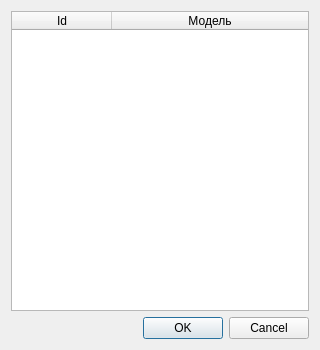
<?xml version="1.0" encoding="UTF-8"?>
<ui version="4.0">
 <class>DeviceListDialog</class>
 <widget class="QDialog" name="DeviceListDialog">
  <property name="geometry">
   <rect>
    <x>0</x>
    <y>0</y>
    <width>320</width>
    <height>350</height>
   </rect>
  </property>
  <property name="sizePolicy">
   <sizepolicy hsizetype="Preferred" vsizetype="Preferred">
    <horstretch>0</horstretch>
    <verstretch>0</verstretch>
   </sizepolicy>
  </property>
  <property name="maximumSize">
   <size>
    <width>320</width>
    <height>16777215</height>
   </size>
  </property>
  <property name="windowTitle">
   <string>Dialog</string>
  </property>
  <layout class="QVBoxLayout" name="verticalLayout">
   <item>
    <widget class="QTableWidget" name="tableWidget">
     <property name="alternatingRowColors">
      <bool>true</bool>
     </property>
     <attribute name="horizontalHeaderStretchLastSection">
      <bool>true</bool>
     </attribute>
     <column>
      <property name="text">
       <string>Id</string>
      </property>
     </column>
     <column>
      <property name="text">
       <string>Модель</string>
      </property>
     </column>
    </widget>
   </item>
   <item>
    <layout class="QHBoxLayout" name="horizontalLayout">
     <item>
      <spacer name="horizontalSpacer">
       <property name="orientation">
        <enum>Qt::Horizontal</enum>
       </property>
       <property name="sizeHint" stdset="0">
        <size>
         <width>40</width>
         <height>20</height>
        </size>
       </property>
      </spacer>
     </item>
     <item>
      <widget class="QDialogButtonBox" name="buttonBox">
       <property name="standardButtons">
        <set>QDialogButtonBox::Cancel|QDialogButtonBox::Ok</set>
       </property>
      </widget>
     </item>
    </layout>
   </item>
  </layout>
 </widget>
 <resources/>
 <connections>
  <connection>
   <sender>buttonBox</sender>
   <signal>accepted()</signal>
   <receiver>DeviceListDialog</receiver>
   <slot>accept()</slot>
   <hints>
    <hint type="sourcelabel">
     <x>237</x>
     <y>251</y>
    </hint>
    <hint type="destinationlabel">
     <x>177</x>
     <y>151</y>
    </hint>
   </hints>
  </connection>
  <connection>
   <sender>buttonBox</sender>
   <signal>rejected()</signal>
   <receiver>DeviceListDialog</receiver>
   <slot>reject()</slot>
   <hints>
    <hint type="sourcelabel">
     <x>263</x>
     <y>282</y>
    </hint>
    <hint type="destinationlabel">
     <x>177</x>
     <y>151</y>
    </hint>
   </hints>
  </connection>
 </connections>
</ui>
